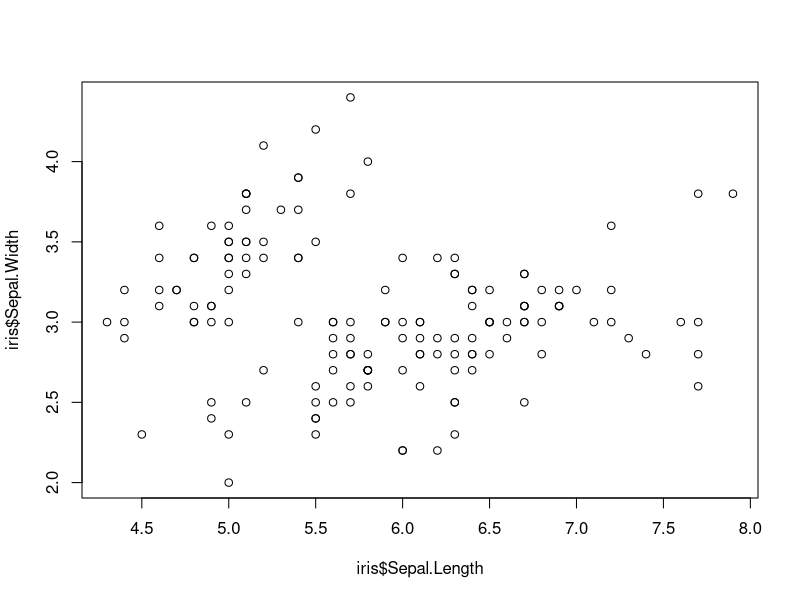
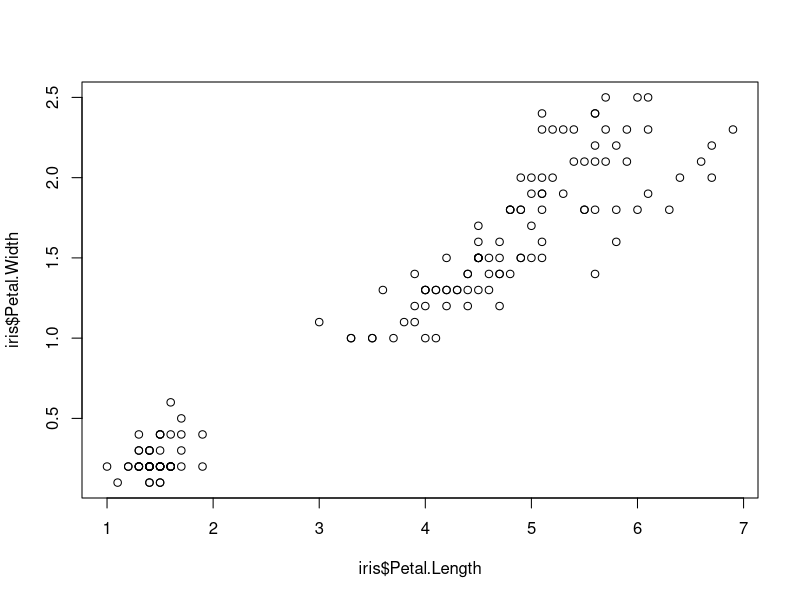
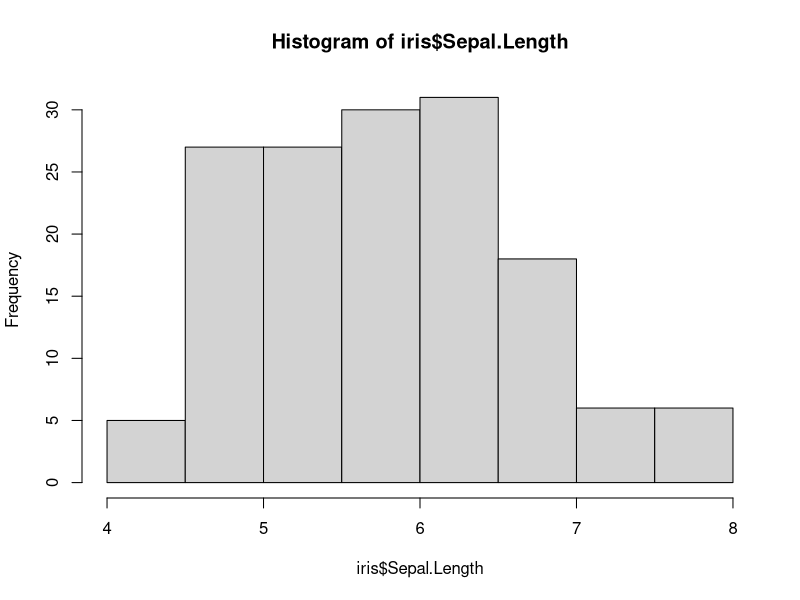

The R script that drew these images, in order:
data = iris
plot(x = iris$Sepal.Length, y = iris$Sepal.Width)
plot(x = iris$Petal.Length, y = iris$Petal.Width)
hist(x = iris$Sepal.Length)
complex_function1 <- function(input) { 
  print("we are doing complex things here!")
}

complex_function2 <- function(input) { 
  print("we are doing complex things here!")
}
